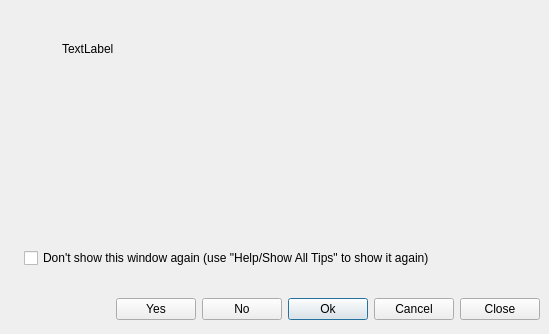
<?xml version="1.0" encoding="UTF-8"?>
<ui version="4.0">
 <class>TipDialog</class>
 <widget class="QDialog" name="TipDialog">
  <property name="geometry">
   <rect>
    <x>0</x>
    <y>0</y>
    <width>549</width>
    <height>334</height>
   </rect>
  </property>
  <property name="windowTitle">
   <string>Tip</string>
  </property>
  <layout class="QGridLayout">
   <property name="leftMargin">
    <number>9</number>
   </property>
   <property name="topMargin">
    <number>9</number>
   </property>
   <property name="rightMargin">
    <number>9</number>
   </property>
   <property name="bottomMargin">
    <number>9</number>
   </property>
   <property name="spacing">
    <number>6</number>
   </property>
   <item row="1" column="1">
    <widget class="QFrame" name="frame_2">
     <property name="frameShape">
      <enum>QFrame::NoFrame</enum>
     </property>
     <property name="frameShadow">
      <enum>QFrame::Raised</enum>
     </property>
     <layout class="QVBoxLayout">
      <property name="spacing">
       <number>6</number>
      </property>
      <property name="leftMargin">
       <number>9</number>
      </property>
      <property name="topMargin">
       <number>9</number>
      </property>
      <property name="rightMargin">
       <number>9</number>
      </property>
      <property name="bottomMargin">
       <number>9</number>
      </property>
      <item>
       <widget class="QLabel" name="tip_text">
        <property name="text">
         <string>TextLabel</string>
        </property>
        <property name="wordWrap">
         <bool>true</bool>
        </property>
       </widget>
      </item>
      <item>
       <spacer>
        <property name="orientation">
         <enum>Qt::Vertical</enum>
        </property>
        <property name="sizeType">
         <enum>QSizePolicy::Expanding</enum>
        </property>
        <property name="sizeHint" stdset="0">
         <size>
          <width>391</width>
          <height>91</height>
         </size>
        </property>
       </spacer>
      </item>
     </layout>
    </widget>
   </item>
   <item row="4" column="0" colspan="2">
    <widget class="QFrame" name="frame">
     <property name="frameShape">
      <enum>QFrame::NoFrame</enum>
     </property>
     <property name="frameShadow">
      <enum>QFrame::Raised</enum>
     </property>
     <layout class="QHBoxLayout">
      <property name="spacing">
       <number>6</number>
      </property>
      <property name="leftMargin">
       <number>0</number>
      </property>
      <property name="topMargin">
       <number>0</number>
      </property>
      <property name="rightMargin">
       <number>0</number>
      </property>
      <property name="bottomMargin">
       <number>0</number>
      </property>
      <item>
       <spacer>
        <property name="orientation">
         <enum>Qt::Horizontal</enum>
        </property>
        <property name="sizeType">
         <enum>QSizePolicy::Expanding</enum>
        </property>
        <property name="sizeHint" stdset="0">
         <size>
          <width>381</width>
          <height>31</height>
         </size>
        </property>
       </spacer>
      </item>
      <item>
       <widget class="QPushButton" name="yes_button">
        <property name="text">
         <string>Yes</string>
        </property>
        <property name="default">
         <bool>true</bool>
        </property>
       </widget>
      </item>
      <item>
       <widget class="QPushButton" name="no_button">
        <property name="text">
         <string>No</string>
        </property>
       </widget>
      </item>
      <item>
       <widget class="QPushButton" name="ok_button">
        <property name="text">
         <string>Ok</string>
        </property>
        <property name="default">
         <bool>true</bool>
        </property>
       </widget>
      </item>
      <item>
       <widget class="QPushButton" name="cancel_button">
        <property name="text">
         <string>Cancel</string>
        </property>
       </widget>
      </item>
      <item>
       <widget class="QPushButton" name="close_button">
        <property name="text">
         <string>Close</string>
        </property>
       </widget>
      </item>
     </layout>
    </widget>
   </item>
   <item row="1" column="0">
    <widget class="QFrame" name="frame_3">
     <property name="sizePolicy">
      <sizepolicy hsizetype="Fixed" vsizetype="Preferred">
       <horstretch>0</horstretch>
       <verstretch>0</verstretch>
      </sizepolicy>
     </property>
     <property name="frameShape">
      <enum>QFrame::NoFrame</enum>
     </property>
     <property name="frameShadow">
      <enum>QFrame::Raised</enum>
     </property>
     <layout class="QVBoxLayout">
      <property name="spacing">
       <number>6</number>
      </property>
      <property name="leftMargin">
       <number>9</number>
      </property>
      <property name="topMargin">
       <number>9</number>
      </property>
      <property name="rightMargin">
       <number>9</number>
      </property>
      <property name="bottomMargin">
       <number>9</number>
      </property>
      <item>
       <widget class="QLabel" name="label">
        <property name="text">
         <string/>
        </property>
        <property name="pixmap">
         <pixmap resource="../../icons/icons.qrc">:/bulb@2x.png</pixmap>
        </property>
        <property name="scaledContents">
         <bool>false</bool>
        </property>
       </widget>
      </item>
      <item>
       <spacer>
        <property name="orientation">
         <enum>Qt::Vertical</enum>
        </property>
        <property name="sizeHint" stdset="0">
         <size>
          <width>20</width>
          <height>40</height>
         </size>
        </property>
       </spacer>
      </item>
     </layout>
    </widget>
   </item>
   <item row="3" column="0" colspan="2">
    <spacer>
     <property name="orientation">
      <enum>Qt::Vertical</enum>
     </property>
     <property name="sizeType">
      <enum>QSizePolicy::Fixed</enum>
     </property>
     <property name="sizeHint" stdset="0">
      <size>
       <width>531</width>
       <height>20</height>
      </size>
     </property>
    </spacer>
   </item>
   <item row="0" column="0" colspan="2">
    <spacer>
     <property name="orientation">
      <enum>Qt::Vertical</enum>
     </property>
     <property name="sizeType">
      <enum>QSizePolicy::Fixed</enum>
     </property>
     <property name="sizeHint" stdset="0">
      <size>
       <width>481</width>
       <height>24</height>
      </size>
     </property>
    </spacer>
   </item>
   <item row="2" column="0" colspan="2">
    <widget class="QFrame" name="frame_4">
     <property name="frameShape">
      <enum>QFrame::NoFrame</enum>
     </property>
     <property name="frameShadow">
      <enum>QFrame::Raised</enum>
     </property>
     <layout class="QHBoxLayout">
      <property name="spacing">
       <number>6</number>
      </property>
      <property name="leftMargin">
       <number>0</number>
      </property>
      <property name="topMargin">
       <number>0</number>
      </property>
      <property name="rightMargin">
       <number>0</number>
      </property>
      <property name="bottomMargin">
       <number>0</number>
      </property>
      <item>
       <spacer>
        <property name="orientation">
         <enum>Qt::Horizontal</enum>
        </property>
        <property name="sizeType">
         <enum>QSizePolicy::Fixed</enum>
        </property>
        <property name="sizeHint" stdset="0">
         <size>
          <width>15</width>
          <height>20</height>
         </size>
        </property>
       </spacer>
      </item>
      <item>
       <widget class="QCheckBox" name="dont_show_cbx">
        <property name="sizePolicy">
         <sizepolicy hsizetype="Preferred" vsizetype="Fixed">
          <horstretch>0</horstretch>
          <verstretch>0</verstretch>
         </sizepolicy>
        </property>
        <property name="text">
         <string>Don't show this window again (use &quot;Help/Show All Tips&quot; to show it again)</string>
        </property>
       </widget>
      </item>
     </layout>
    </widget>
   </item>
  </layout>
 </widget>
 <resources>
  <include location="../../icons/icons.qrc"/>
 </resources>
 <connections>
  <connection>
   <sender>close_button</sender>
   <signal>clicked()</signal>
   <receiver>TipDialog</receiver>
   <slot>accept()</slot>
   <hints>
    <hint type="sourcelabel">
     <x>489</x>
     <y>278</y>
    </hint>
    <hint type="destinationlabel">
     <x>267</x>
     <y>149</y>
    </hint>
   </hints>
  </connection>
 </connections>
</ui>
